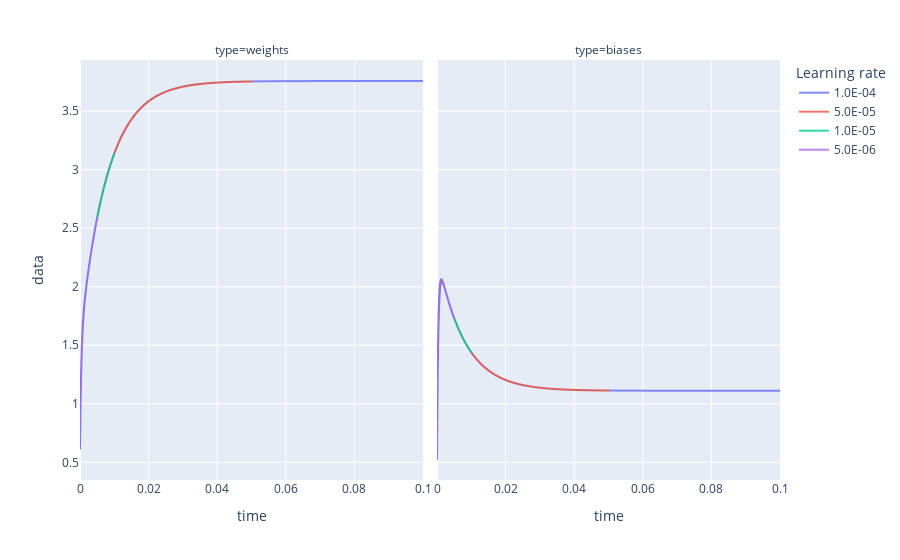

Notebook code cell kept with this figure:
### Code cell
fig = px.line(
    df,
    x="time",
    y="data",
    facet_col="type",
    color="Learning rate",
)
fig.update_traces(opacity=0.8)
fig.show()
fig.write_html('../../jonathan-hellwig.github.io/assets/plotly/linear_model_scaled.html')

### Figure 1 — Plotly figure (JSON) as saved in the notebook; plotly's stock layout.template omitted (floating-point values rounded to 4 significant figures; data arrays with more than 128 entries replaced by an {"elided": "..."} marker saying what was removed)
{"data": [{"hovertemplate": "Learning rate=1.0E-04<br>type=weights<br>time=%{x}<br>data=%{y}<extra></extra>", "legendgroup": "1.0E-04", "line": {"color": "#636efa", "dash": "solid"}, "marker": {"symbol": "circle"}, "mode": "lines", "name": "1.0E-04", "opacity": 0.8, "showlegend": true, "type": "scattergl", "x": {"elided": "1001 float values"}, "xaxis": "x", "y": {"elided": "1001 float values"}, "yaxis": "y"}, {"hovertemplate": "Learning rate=1.0E-04<br>type=biases<br>time=%{x}<br>data=%{y}<extra></extra>", "legendgroup": "1.0E-04", "line": {"color": "#636efa", "dash": "solid"}, "marker": {"symbol": "circle"}, "mode": "lines", "name": "1.0E-04", "opacity": 0.8, "showlegend": false, "type": "scattergl", "x": {"elided": "1001 float values"}, "xaxis": "x2", "y": {"elided": "1001 float values"}, "yaxis": "y2"}, {"hovertemplate": "Learning rate=5.0E-05<br>type=weights<br>time=%{x}<br>data=%{y}<extra></extra>", "legendgroup": "5.0E-05", "line": {"color": "#EF553B", "dash": "solid"}, "marker": {"symbol": "circle"}, "mode": "lines", "name": "5.0E-05", "opacity": 0.8, "showlegend": true, "type": "scattergl", "x": {"elided": "1001 float values"}, "xaxis": "x", "y": {"elided": "1001 float values"}, "yaxis": "y"}, {"hovertemplate": "Learning rate=5.0E-05<br>type=biases<br>time=%{x}<br>data=%{y}<extra></extra>", "legendgroup": "5.0E-05", "line": {"color": "#EF553B", "dash": "solid"}, "marker": {"symbol": "circle"}, "mode": "lines", "name": "5.0E-05", "opacity": 0.8, "showlegend": false, "type": "scattergl", "x": {"elided": "1001 float values"}, "xaxis": "x2", "y": {"elided": "1001 float values"}, "yaxis": "y2"}, {"hovertemplate": "Learning rate=1.0E-05<br>type=weights<br>time=%{x}<br>data=%{y}<extra></extra>", "legendgroup": "1.0E-05", "line": {"color": "#00cc96", "dash": "solid"}, "marker": {"symbol": "circle"}, "mode": "lines", "name": "1.0E-05", "opacity": 0.8, "showlegend": true, "type": "scattergl", "x": {"elided": "1001 float values"}, "xaxis": "x", "y": {"elided": "1001 float values"}, "yaxis": "y"}, {"hovertemplate": "Learning rate=1.0E-05<br>type=biases<br>time=%{x}<br>data=%{y}<extra></extra>", "legendgroup": "1.0E-05", "line": {"color": "#00cc96", "dash": "solid"}, "marker": {"symbol": "circle"}, "mode": "lines", "name": "1.0E-05", "opacity": 0.8, "showlegend": false, "type": "scattergl", "x": {"elided": "1001 float values"}, "xaxis": "x2", "y": {"elided": "1001 float values"}, "yaxis": "y2"}, {"hovertemplate": "Learning rate=5.0E-06<br>type=weights<br>time=%{x}<br>data=%{y}<extra></extra>", "legendgroup": "5.0E-06", "line": {"color": "#ab63fa", "dash": "solid"}, "marker": {"symbol": "circle"}, "mode": "lines", "name": "5.0E-06", "opacity": 0.8, "showlegend": true, "type": "scattergl", "x": {"elided": "1001 float values"}, "xaxis": "x", "y": {"elided": "1001 float values"}, "yaxis": "y"}, {"hovertemplate": "Learning rate=5.0E-06<br>type=biases<br>time=%{x}<br>data=%{y}<extra></extra>", "legendgroup": "5.0E-06", "line": {"color": "#ab63fa", "dash": "solid"}, "marker": {"symbol": "circle"}, "mode": "lines", "name": "5.0E-06", "opacity": 0.8, "showlegend": false, "type": "scattergl", "x": {"elided": "1001 float values"}, "xaxis": "x2", "y": {"elided": "1001 float values"}, "yaxis": "y2"}], "layout": {"annotations": [{"font": {}, "showarrow": false, "text": "type=weights", "x": 0.245, "xanchor": "center", "xref": "paper", "y": 1, "yanchor": "bottom", "yref": "paper"}, {"font": {}, "showarrow": false, "text": "type=biases", "x": 0.755, "xanchor": "center", "xref": "paper", "y": 1, "yanchor": "bottom", "yref": "paper"}], "legend": {"title": {"text": "Learning rate"}, "tracegroupgap": 0}, "margin": {"t": 60}, "xaxis": {"anchor": "y", "domain": [0, 0.49], "title": {"text": "time"}}, "xaxis2": {"anchor": "y2", "domain": [0.51, 1], "matches": "x", "title": {"text": "time"}}, "yaxis": {"anchor": "x", "domain": [0, 1], "title": {"text": "data"}}, "yaxis2": {"anchor": "x2", "domain": [0, 1], "matches": "y", "showticklabels": false}}}
